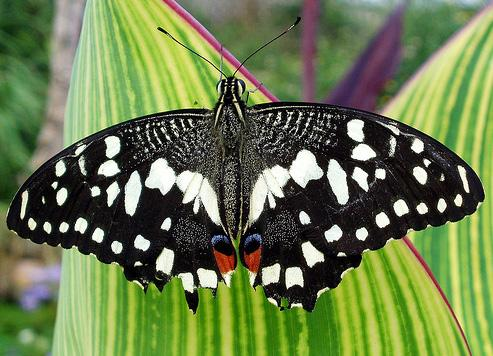
#> input picture lab-7/datasets/butterfly.jpg, 493 x 356 px
$ python main-2.py
#> lines starting #> are read from the running program, lines starting #| are printed output that depends on the picture
# -*- coding: utf-8 -*-
"""
VNU-UIT_CS231.P11
21520850 - Lê Trung Hiếu
"""

import os
import cv2
from enum import Enum
import matplotlib.pyplot as plt


class ENUM_FEATURE_DETECTOR_TYPE(Enum):
    SIFT = "SIFT"
    ORB = "ORB"
    FAST_BRIEF = "FAST+BRIEF"


DETECTORS = {
    ENUM_FEATURE_DETECTOR_TYPE.SIFT: [cv2.SIFT_create()],
    ENUM_FEATURE_DETECTOR_TYPE.ORB: [cv2.ORB_create()],
    ENUM_FEATURE_DETECTOR_TYPE.FAST_BRIEF: [
        cv2.FastFeatureDetector_create(),
        cv2.xfeatures2d.BriefDescriptorExtractor_create(),
    ],
}


def load_image(img_path: str):
    """Load an image in grayscale mode."""
    image = cv2.imread(img_path, cv2.IMREAD_GRAYSCALE)
    if image is None:
        raise FileNotFoundError(f"Image not found: {img_path}")
    return image


def detect_keypoints_descriptor_from_image(
    img, detector_type: ENUM_FEATURE_DETECTOR_TYPE
):
    detectors = DETECTORS[detector_type]
    keypoints = detectors[0].detect(img, None)
    keypoints, descriptors = detectors[-1].compute(img, keypoints)
    return keypoints, descriptors


def get_img_keypoints(img_path: str, detector_type: ENUM_FEATURE_DETECTOR_TYPE):
    """Detect keypoints in an image and save the output."""
    # Load image
    img = load_image(img_path)

    # Detect keypoints and descriptors
    keypoints, _ = detect_keypoints_descriptor_from_image(img, detector_type)

    # Draw keypoints on the image
    img_keypoints = cv2.drawKeypoints(
        img,
        keypoints,
        None,
        color=(0, 255, 0),  # Fixed color: Green
    )

    return img_keypoints


def display_images(images: list, titles: list, cols: int = 1, rows: int = 1):
    """Display a list of images with corresponding titles."""
    fig, axes = plt.subplots(rows, cols, figsize=(20, 10))
    if rows * cols == 1:
        axes = [axes]
    else:
        axes = axes.flatten()
    for ax, img, title in zip(axes, images, titles):
        ax.imshow(img, cmap="gray")
        ax.set_title(title)
        ax.axis("off")
    plt.tight_layout()
    plt.show()


# Configuration
DIR = "datasets"
CONFIG = {
    "images": ["butterfly.jpg", "home.jpg", "simple.jpg"],
    "detectors": [
        ENUM_FEATURE_DETECTOR_TYPE.FAST_BRIEF,
        ENUM_FEATURE_DETECTOR_TYPE.ORB,
    ],
}


def main():
    images, titles = [], []
    for detector_type in CONFIG["detectors"]:
        images.extend(
            [
                get_img_keypoints(
                    os.path.join(DIR, image_path),
                    detector_type,
                )
                for image_path in CONFIG["images"]
            ]
        )
#> in load_image, `image = cv2.imread(img_path, cv2.IMREAD_GRAYSCALE)`:
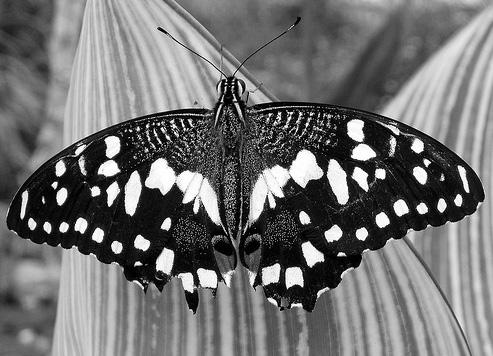
#> image: shape (356, 493); min 0, max 255, mean 113.3
#> in detect_keypoints_descriptor_from_image, `keypoints = detectors[0].detect(img, None)`: keypoints = 4992 keypoints; strongest (x, y, size): (55, 187, 7), (48, 232, 7), (52, 185, 7), (158, 123, 7)
#> in detect_keypoints_descriptor_from_image, `keypoints, descriptors = detectors[-1].compute(img, keypoints)`: keypoints = 4666 keypoints; strongest (x, y, size): (55, 187, 7), (48, 232, 7), (52, 185, 7), (158, 123, 7)
#> in get_img_keypoints, `img_keypoints = cv2.drawKeypoints( img, keypoints, None, color=(0, 255..`:
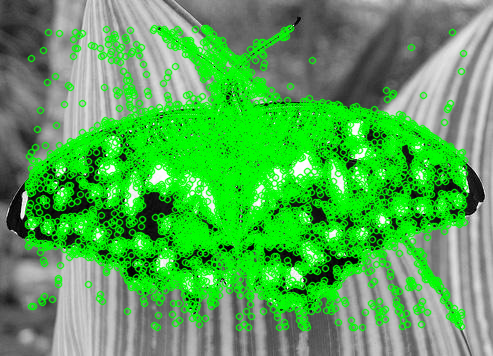
#> img_keypoints: shape (356, 493, 3); mean of channels 0, 1, 2 82.6, 170, 82.6; drawn as B, G, R
#> call 2 of get_img_keypoints, with img_path = 'datasets/home.jpg'
#> call 2 of load_image, with img_path = 'datasets/home.jpg'
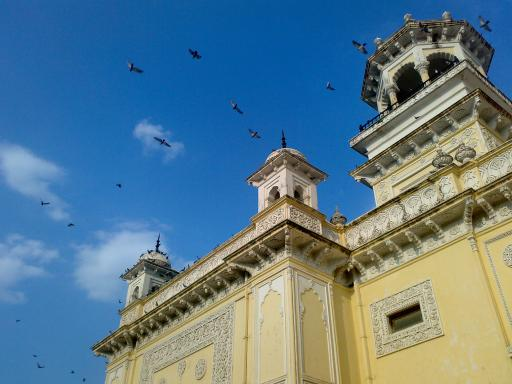
#> input picture lab-7/datasets/home.jpg, 512 x 384 px
#> in load_image (call 2), `image = cv2.imread(img_path, cv2.IMREAD_GRAYSCALE)`:
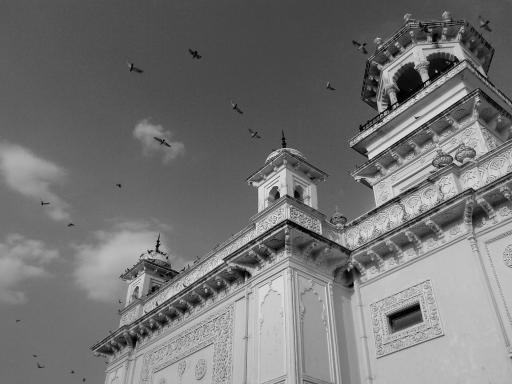
#> image: shape (384, 512); min 0, max 255, mean 116.2
#> in detect_keypoints_descriptor_from_image (call 2), `keypoints = detectors[0].detect(img, None)`: keypoints = 5092 keypoints; strongest (x, y, size): (436, 71, 7), (423, 80, 7), (414, 67, 7), (369, 157, 7)
#> in detect_keypoints_descriptor_from_image (call 2), `keypoints, descriptors = detectors[-1].compute(img, keypoints)`: keypoints = 4463 keypoints; strongest (x, y, size): (436, 71, 7), (423, 80, 7), (414, 67, 7), (369, 157, 7)
#> in get_img_keypoints (call 2), `img_keypoints = cv2.drawKeypoints( img, keypoints, None, color=(0, 255..`:
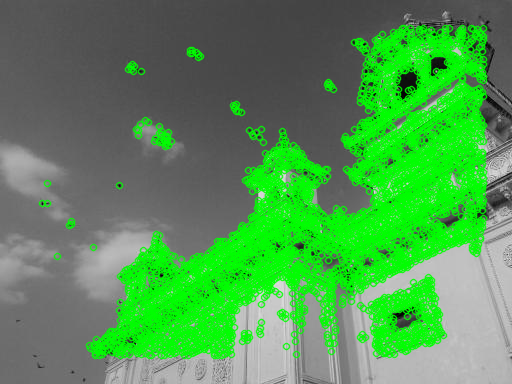
#> img_keypoints: shape (384, 512, 3); mean of channels 0, 1, 2 82.1, 150.9, 82.1; drawn as B, G, R
#> call 3 of get_img_keypoints, with img_path = 'datasets/simple.jpg'
#> call 3 of load_image, with img_path = 'datasets/simple.jpg'
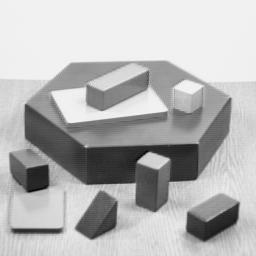
#> input picture lab-7/datasets/simple.jpg, 256 x 256 px
#> in load_image, image is the input picture: shape (256, 256); min 0, max 252, mean 182.8
#> in detect_keypoints_descriptor_from_image (call 3), `keypoints = detectors[0].detect(img, None)`: keypoints = 431 keypoints; strongest (x, y, size): (139, 162, 7), (86, 146, 7), (168, 159, 7), (47, 165, 7)
#> in detect_keypoints_descriptor_from_image (call 3), `keypoints, descriptors = detectors[-1].compute(img, keypoints)`: keypoints = 331 keypoints; strongest (x, y, size): (139, 162, 7), (86, 146, 7), (168, 159, 7), (47, 165, 7)
#> in get_img_keypoints (call 3), `img_keypoints = cv2.drawKeypoints( img, keypoints, None, color=(0, 255..`:
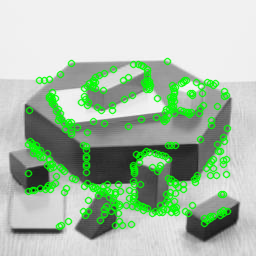
#> img_keypoints: shape (256, 256, 3); mean of channels 0, 1, 2 169, 192.3, 169; drawn as B, G, R
        titles.extend(
            [
                f"{image_path} with {detector_type.value}"
                for image_path in CONFIG["images"]
            ]
        )
    display_images(images, titles, 3, 2)
#> the loop in display_images, `for ax, img, title in zip(axes, images, titles):` made 6 passes


if __name__ == "__main__":
    main()
